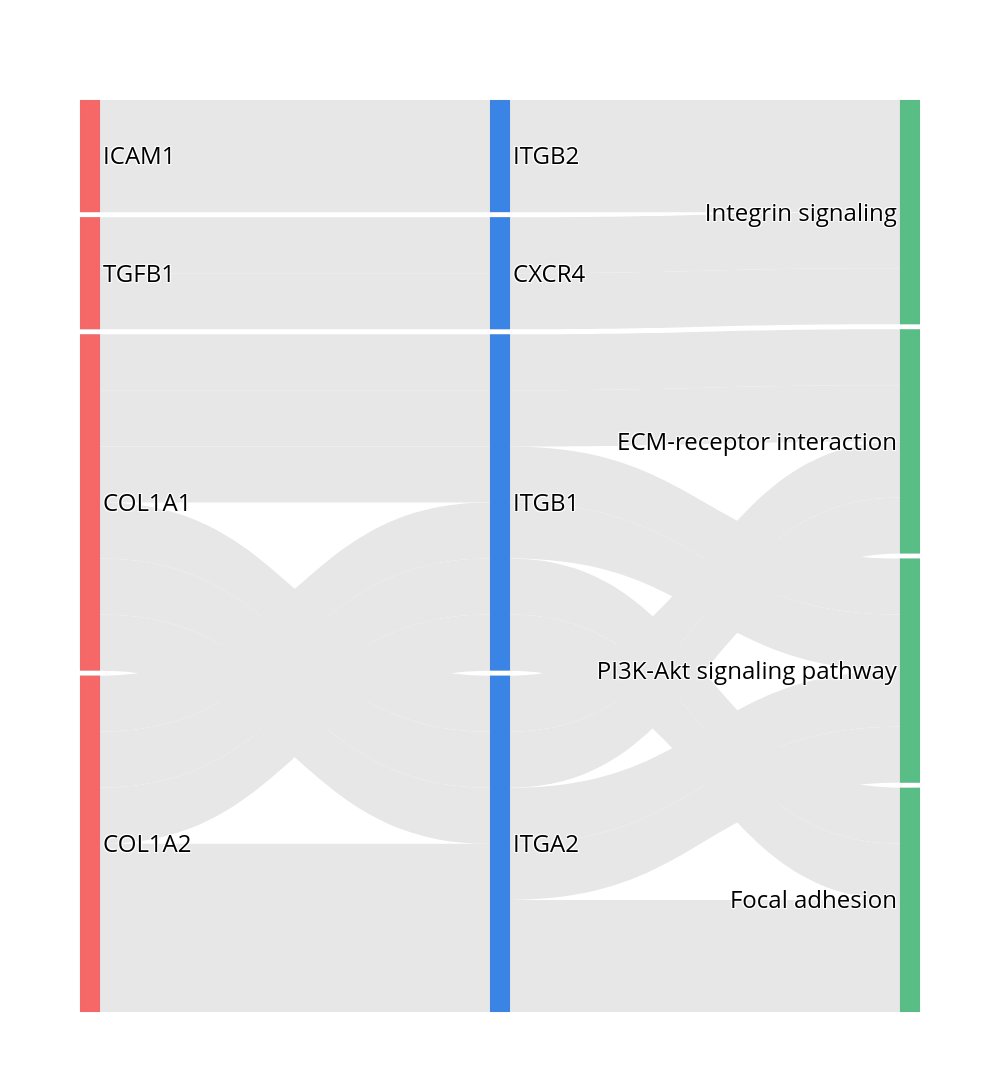

This figure's notebook cell:
### Code cell
# skipped in automated rerun due unavailable external dependency or malformed exploratory snippet
pl.draw_lr_flow3(lr_path_df,
                left_panel='ligand',                                                                                                         
                mid_panel='receptor',
                right_panel='pathway',                                                                                                       
                figsize=(10,12), outDir='/bigdata/disk2/xtsong-data/strint/SCC_results/ana/kegg/kegg_1.pdf')

### Figure 1 — Plotly figure (JSON) as saved in the notebook; plotly's stock layout.template omitted (floating-point values rounded to 4 significant figures)
{"data": [{"link": {"color": "#e7e7e7", "source": [0, 0, 1, 1, 2, 2, 3, 3, 0, 0, 1, 1, 0, 0, 1, 1, 4, 5, 4, 5, 6, 6, 7, 7, 4, 5, 4, 5, 4, 5, 4, 5], "target": [4, 5, 4, 5, 6, 6, 7, 7, 4, 5, 4, 5, 4, 5, 4, 5, 8, 8, 8, 8, 9, 9, 9, 9, 10, 10, 10, 10, 11, 11, 11, 11], "value": [1, 1, 1, 1, 1, 1, 1, 1, 1, 1, 1, 1, 1, 1, 1, 1, 1, 1, 1, 1, 1, 1, 1, 1, 1, 1, 1, 1, 1, 1, 1, 1]}, "node": {"color": ["#F56867", "#F56867", "#F56867", "#F56867", "#3A84E6", "#3A84E6", "#3A84E6", "#3A84E6", "#59BE86", "#59BE86", "#59BE86", "#59BE86"], "label": ["COL1A1", "COL1A2", "ICAM1", "TGFB1", "ITGB1", "ITGA2", "ITGB2", "CXCR4", "ECM-receptor interaction", "Integrin signaling", "PI3K-Akt signaling pathway", "Focal adhesion"], "line": {"color": "gray", "width": 0.1}, "pad": 5, "thickness": 20, "x": [0.1, 0.1, 0.1, 0.1, 0.3, 0.3, 0.3, 0.3, 0.9, 0.9, 0.9, 0.9]}, "type": "sankey"}], "layout": {"font": {"color": "black", "size": 24}, "height": 1200, "title": {"text": ""}, "width": 1000}}
